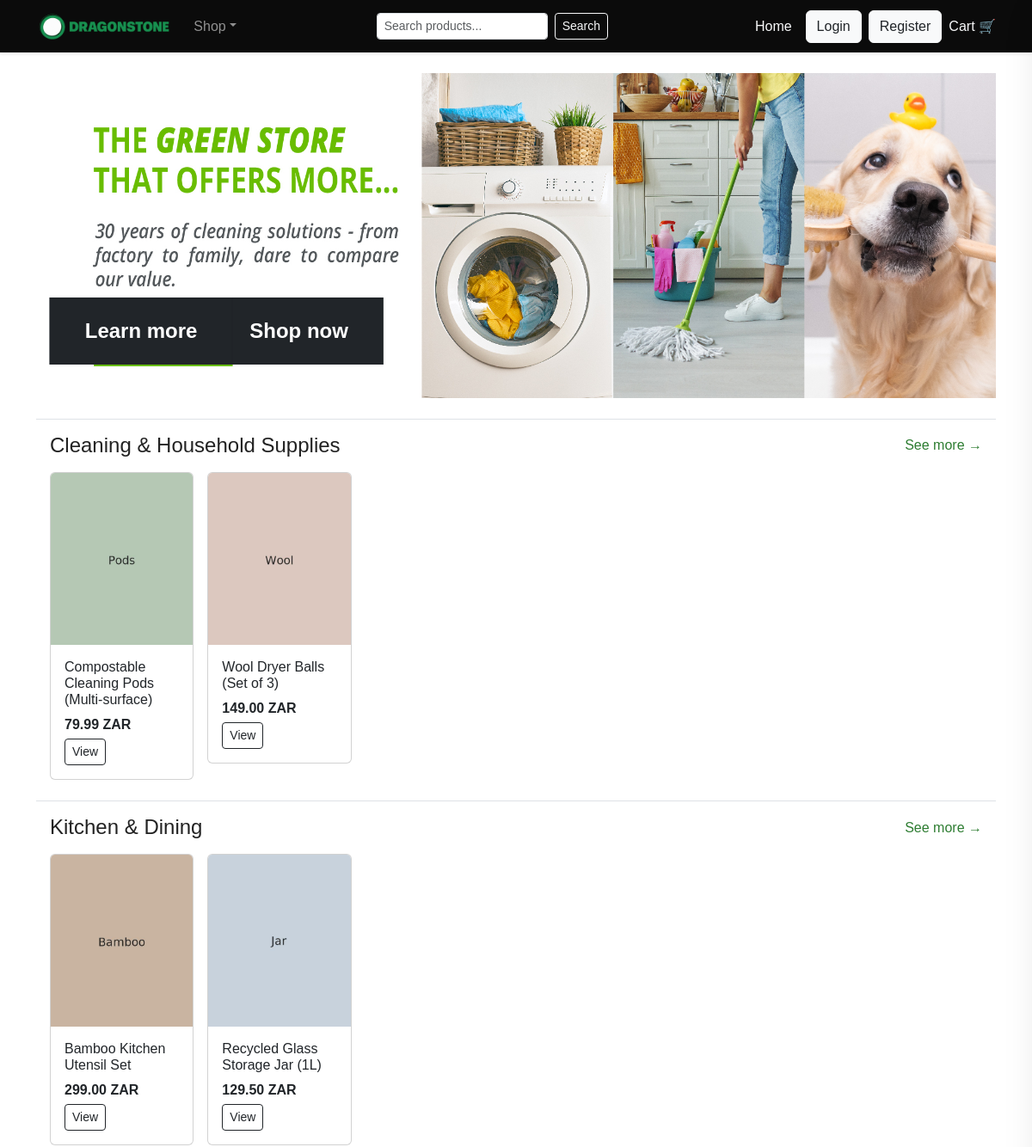
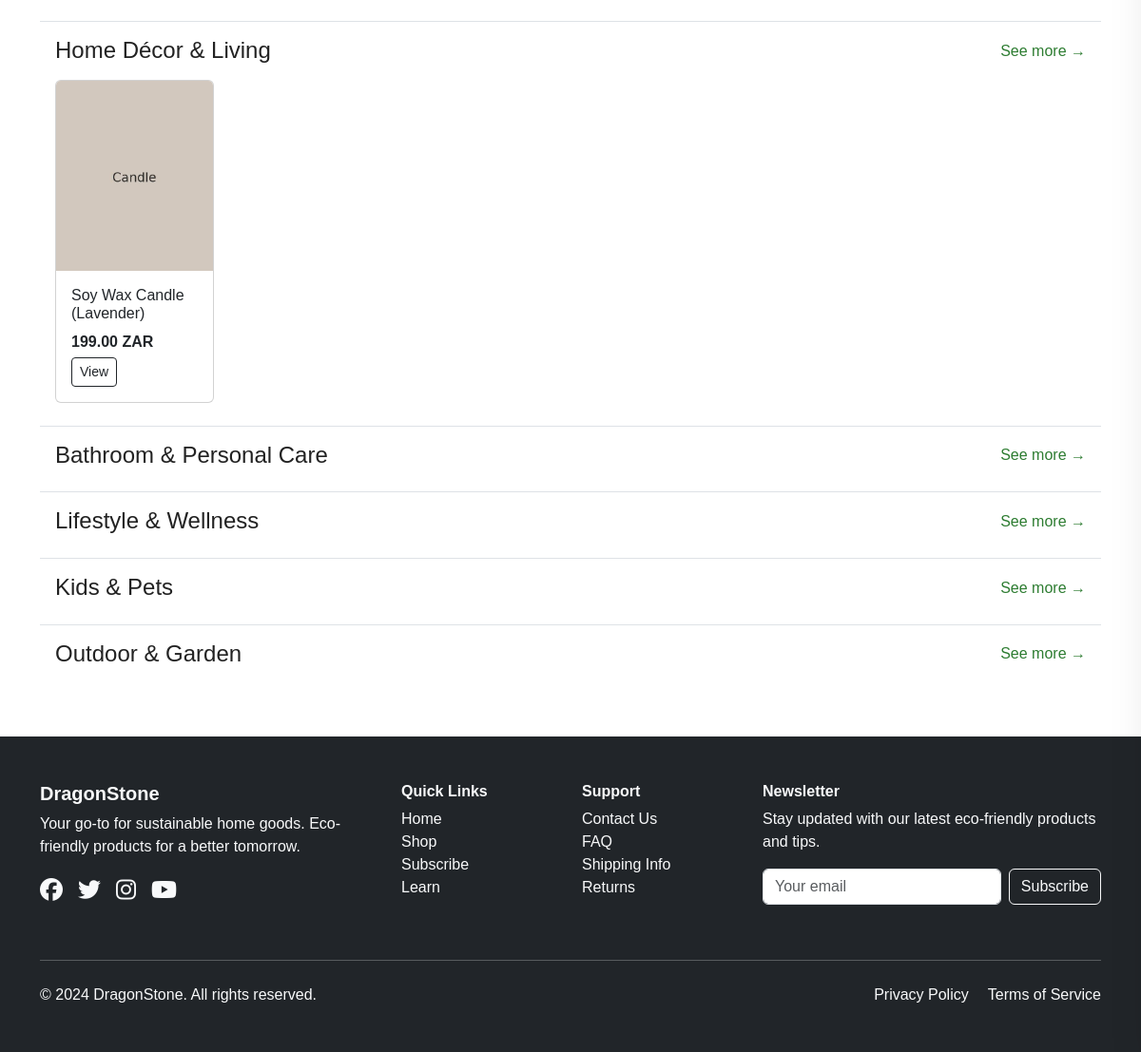
The page / on the database its author committed (2 pictures, top to bottom).
### tables this page shows
CREATE TABLE categories (
  id INT AUTO_INCREMENT PRIMARY KEY,
  slug VARCHAR(150) UNIQUE,
  title VARCHAR(150)
);

CREATE TABLE products (
  id INT AUTO_INCREMENT PRIMARY KEY,
  sku VARCHAR(80) UNIQUE,
  title VARCHAR(255),
  category_id INT,
  price DECIMAL(10,2),
  currency VARCHAR(10) DEFAULT 'ZAR',
  stock INT DEFAULT 0,
  short_desc VARCHAR(512),
  long_desc TEXT,
  image VARCHAR(255),
  carbon_material DECIMAL(6,3) DEFAULT 0,
  carbon_manufacture DECIMAL(6,3) DEFAULT 0,
  carbon_packaging DECIMAL(6,3) DEFAULT 0,
  carbon_shipping_per_km DECIMAL(6,6) DEFAULT 0.0000,
  subscription_available TINYINT(1) DEFAULT 0,
  created_at TIMESTAMP DEFAULT CURRENT_TIMESTAMP,
  FOREIGN KEY (category_id) REFERENCES categories(id) ON DELETE SET NULL
);

### public/inc/auth.php (called while the page is built, shortened)
<?php
require_once __DIR__ . '/db.php';
function current_user() {
    if (!isset($_SESSION['user_id'])) return null;
    $db = db();
    $stmt = $db->prepare(
        'SELECT user_id AS id, first_name, surname, email, phone, role, created_at, eco_points
         FROM users
         WHERE user_id = ?
         LIMIT 1'
    );
    $stmt->bind_param('i', $_SESSION['user_id']);
    $stmt->execute();
    $res = $stmt->get_result();
    return $res->fetch_assoc();
}
?>

### public/inc/db.php (called while the page is built, shortened)
<?php
function db(){
    static $conn = null;
    if ($conn === null){
        $conn = new mysqli(DB_HOST, DB_USER, DB_PASS, DB_NAME);
        $conn->set_charset('utf8mb4');
    }
    return $conn;
}

### public/index.php (the view, shortened to what this page needs)
<?php
require_once __DIR__.'/inc/db.php';
$db = db();
$cats = $db->query("SELECT * FROM categories LIMIT 7")->fetch_all(MYSQLI_ASSOC);
$rows = [];
foreach($cats as $c){
  $cid = (int)$c['id'];
  try {
    $res_query = $db->query("SELECT * FROM products WHERE category_id = {$cid} LIMIT 5");
    $res = $res_query ? $res_query->fetch_all(MYSQLI_ASSOC) : [];
  } catch (mysqli_sql_exception $e) {
    $res_query = $db->query("SELECT * FROM products LIMIT 4");
    $res = $res_query ? $res_query->fetch_all(MYSQLI_ASSOC) : [];
  }
  $rows[] = ['category'=>$c, 'products'=>$res];
}
?>
<?php include __DIR__.'/inc/header.php'; ?>
<div class="banner mb-4 position-relative">
  <img src="assets/img/banner.jpg" class="img-fluid" alt="banner" style="width: 100%; height: auto;">
  <a class="btn btn-dark position-absolute" href="category.php" style="bottom: 0%; right: 55%; transform: translate(-50%, -50%); padding: 20px 40px; border-radius: 0; font-size: 24px; font-weight: bold;">Shop now</a>
  <a class="btn btn-dark position-absolute" href="learn.php" style="bottom: 0%; right: 70%; transform: translate(-50%, -50%); padding: 20px 40px; border-radius: 0; font-size: 24px; font-weight: bold;">Learn more</a>
</div>
<div class="container-fluid px-0">
  <?php foreach($rows as $row):
        $catTitle = htmlspecialchars($row['category']['title'] ?? 'Category');
        $catSlug = urlencode($row['category']['slug'] ?? '');
  ?>
  <section class="py-3 border-top">
    <div class="d-flex justify-content-between align-items-center mb-2 px-3">
      <h4 class="mb-0"><?= $catTitle ?></h4>
      <a class="more-link" href="category.php?cat=<?= $catSlug ?>">See more →</a>
    </div>
    <div class="row gx-3 px-3">
      <?php foreach($row['products'] as $p):
            $img = htmlspecialchars($p['image'] ?? 'assets/img/hero.jpg');
            $title = htmlspecialchars($p['title'] ?? 'Untitled');
            $price = number_format((float)($p['price'] ?? 0), 2);
            $currency = htmlspecialchars($p['currency'] ?? 'R');
            $pid = (int)($p['id'] ?? 0);
      ?>
      <div class="col-lg-2 col-md-3 col-sm-4 col-6 mb-3">
        <div class="card product-card">
          <img src="<?= $img ?>" alt="<?= $title ?>" class="card-img-top">
          <div class="card-body">
            <h6 class="card-title"><?= $title ?></h6>
            <p class="mb-1"><strong><?= $price ?> <?= $currency ?></strong></p>
            <a href="product.php?id=<?= $pid ?>" class="btn btn-sm btn-outline-dark">View</a>
          </div>
        </div>
      </div>
      <?php endforeach; ?>
    </div>
  </section>
  <?php endforeach; ?>
</div>
<?php include __DIR__.'/inc/footer.php'; ?>

### public/inc/header.php (shortened to what this page needs)
<?php
require_once __DIR__.'/db.php';
require_once __DIR__.'/auth.php';
$user = current_user();
?>
<!doctype html>
<html lang="en">
<head>
  <link href="https://cdn.jsdelivr.net/npm/bootstrap@5.3.2/dist/css/bootstrap.min.css" rel="stylesheet">
  <link href="assets/css/style.css" rel="stylesheet">
</head>
<?php
$__body_classes = 'bg-white';
?>
<body class="<?= htmlspecialchars($__body_classes, ENT_QUOTES, 'UTF-8') ?>">
<nav class="navbar navbar-expand-lg navbar-dark bg-black sticky-top shadow-sm">
  <div class="container">
    <a class="navbar-brand fw-bold" href="index.php"><img src="assets/img/logo.png" alt="DragonStone" style="height: 35px; width: auto;"></a>
    <div class="collapse navbar-collapse" id="navMain">
      <ul class="navbar-nav me-auto">
        <li class="nav-item dropdown">
          <a class="nav-link dropdown-toggle" href="#" id="shopDrop" role="button" data-bs-toggle="dropdown">Shop</a>
            <?php
              $cats = db()->query('SELECT * FROM categories')->fetch_all(MYSQLI_ASSOC);
            ?>
        </li>
      </ul>
      <form class="d-flex me-3" action="search.php" method="get">
        <input class="form-control form-control-sm me-2" name="q" placeholder="Search products...">
        <button class="btn btn-outline-light btn-sm" type="submit">Search</button>
      </form>
      <div class="d-flex align-items-center ms-auto">
        <a class="text-light me-3" href="index.php">Home</a>
        <?php if($user): ?>
          <span class="me-2 text-light">
            Hi, <?= htmlspecialchars(trim($user['first_name'] . ' ' . ($user['surname'] ?? '')), ENT_QUOTES, 'UTF-8') ?>
          </span>
          <a class="btn btn-outline-light me-2" href="profile.php">Profile</a>
          <?php if(in_array($user['role'], ['admin','manager','analyst'])): ?>
            <a class="btn btn-warning me-2" href="../admin/index.php">Admin</a>
          <?php endif; ?>
          <span id="openMiniCartBtn" class="text-light me-2" style="cursor:pointer;">Cart 🛒</span>
          <a class="text-light me-2" href="subscription.php">Subscribe </a>
          <a class="btn btn-outline-light me-2" href="community.php">Community</a>
          <a class="btn btn-danger d-flex align-items-center ms-3" href="logout.php">
            <span class="me-1">Logout</span> 🔒
          </a>
        <?php else: ?>
          <a class="btn btn-light me-2 text-dark" href="login.php">Login</a>
          <a class="btn btn-light me-2 text-dark" href="register.php">Register</a>
          <span id="openMiniCartBtn" class="text-light" style="cursor:pointer;">Cart 🛒</span>
        <?php endif; ?>
    </div>
  </div>
</nav>
<main class="container mt-4">

### public/inc/footer.php (shortened to what this page needs)
</main>
<footer class="bg-dark text-light py-5 mt-5">
  <div class="container">
    <div class="row">
      <div class="col-md-4 mb-4">
        <h5 class="fw-bold">DragonStone</h5>
        <p>Your go-to for sustainable home goods. Eco-friendly products for a better tomorrow.</p>
        <div class="d-flex">
          <a href="#" class="text-light me-3 fs-4"><i class="fab fa-facebook"></i></a>
          <a href="#" class="text-light me-3 fs-4"><i class="fab fa-twitter"></i></a>
          <a href="#" class="text-light me-3 fs-4"><i class="fab fa-instagram"></i></a>
          <a href="#" class="text-light fs-4"><i class="fab fa-youtube"></i></a>
        </div>
      </div>
      <div class="col-md-2 mb-4">
        <h6 class="fw-bold">Quick Links</h6>
        <ul class="list-unstyled">
          <li><a href="index.php" class="text-light text-decoration-none">Home</a></li>
          <li><a href="category.php" class="text-light text-decoration-none">Shop</a></li>
          <li><a href="subscription.php" class="text-light text-decoration-none">Subscribe</a></li>
          <li><a href="learn.php" class="text-light text-decoration-none">Learn</a></li>
        </ul>
      </div>
      <div class="col-md-2 mb-4">
        <h6 class="fw-bold">Support</h6>
        <ul class="list-unstyled">
          <li><a href="#" class="text-light text-decoration-none">Contact Us</a></li>
          <li><a href="#" class="text-light text-decoration-none">FAQ</a></li>
          <li><a href="#" class="text-light text-decoration-none">Shipping Info</a></li>
          <li><a href="#" class="text-light text-decoration-none">Returns</a></li>
        </ul>
      </div>
      <div class="col-md-4 mb-4">
        <h6 class="fw-bold">Newsletter</h6>
        <p>Stay updated with our latest eco-friendly products and tips.</p>
        <form class="d-flex">
          <input type="email" class="form-control me-2" placeholder="Your email">
          <button class="btn btn-outline-light" type="submit">Subscribe</button>
        </form>
      </div>
    </div>
    <hr class="my-4">
    <div class="row">
      <div class="col-md-6">
        <p class="mb-0">© 2024 DragonStone. All rights reserved.</p>
      </div>
      <div class="col-md-6 text-end">
        <a href="#" class="text-light text-decoration-none me-3">Privacy Policy</a>
        <a href="#" class="text-light text-decoration-none">Terms of Service</a>
      </div>
    </div>
  </div>
</footer>
</body>
</html>

### public/assets/css/style.css (style rules this page uses)
:root { --black: #0b0b0b; --white: #ffffff; --beige: #f3efe7; --green: #2e7d32; --white-color: hsl(0, 0%, 100%); --black-color: hsl(0, 0%, 0%); --body-font: "Poppins", sans-serif; --h1-font-size: 1.75rem; --normal-font-size: 1rem; --small-font-size: 0.813rem; --font-medium: 500; }
* { box-sizing: border-box; padding: 0; margin: 0; }
body { font-family: var(--body-font), Inter, Arial, Helvetica, sans-serif; background: var(--white); color: #222; }
a { text-decoration: none; }
img { max-width: 100%; height: auto; }
input, button { border: none; outline: none; font-size: var(--normal-font-size); font-family: var(--body-font); }
.bg-black { background: var(--black) !important; }
.navbar-brand { font-weight: 700; color: var(--white) !important; }
.product-card { transition: transform 0.25s ease, box-shadow 0.2s ease; }
.card img { height: 200px; width: 100%; object-fit: cover; object-position: center; }
.more-link { color: var(--green); text-decoration: none; }
.card { transition: transform 0.2s; }

### rows shown on the page
categories: title "Cleaning & Household Supplies"
products: image (picture), title "Compostable Cleaning Pods (Multi-surface)", price "79.99", currency "ZAR"
products: image (picture), title "Wool Dryer Balls (Set of 3)", price "149.00", currency "ZAR"
categories: title "Kitchen & Dining"
products: image (picture), title "Bamboo Kitchen Utensil Set", price "299.00", currency "ZAR"
products: image (picture), title "Recycled Glass Storage Jar (1L)", price "129.50", currency "ZAR"
categories: title "Home Décor & Living"
products: image (picture), title "Soy Wax Candle (Lavender)", price "199.00", currency "ZAR"
categories: title "Bathroom & Personal Care"
categories: title "Lifestyle & Wellness"
categories: title "Kids & Pets"
categories: title "Outdoor & Garden"
